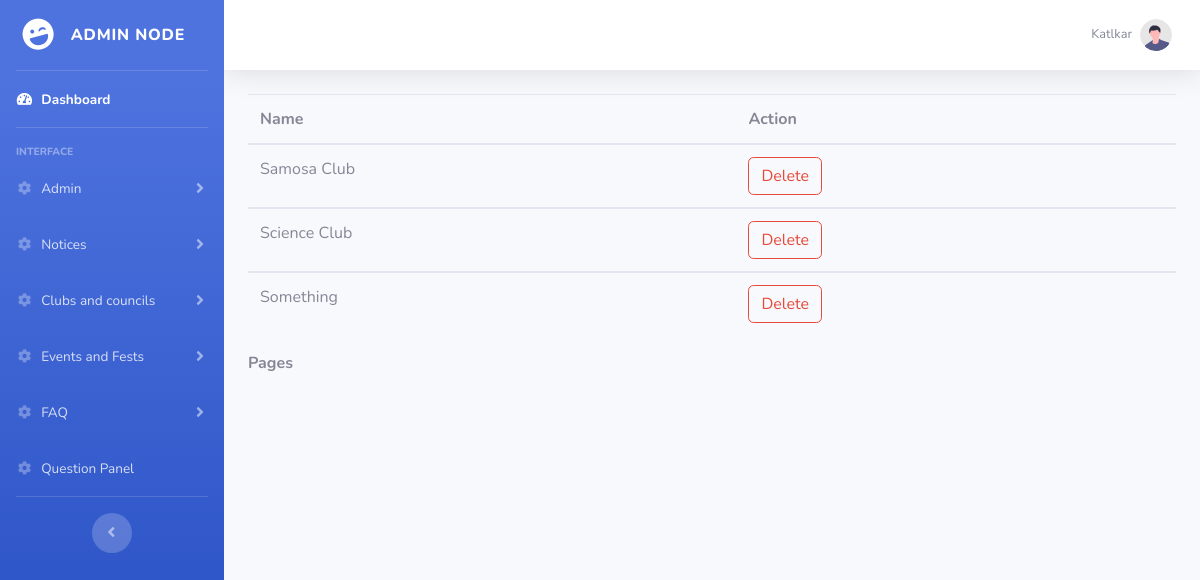
The app's page /view_clubs.php (signed in), older data.
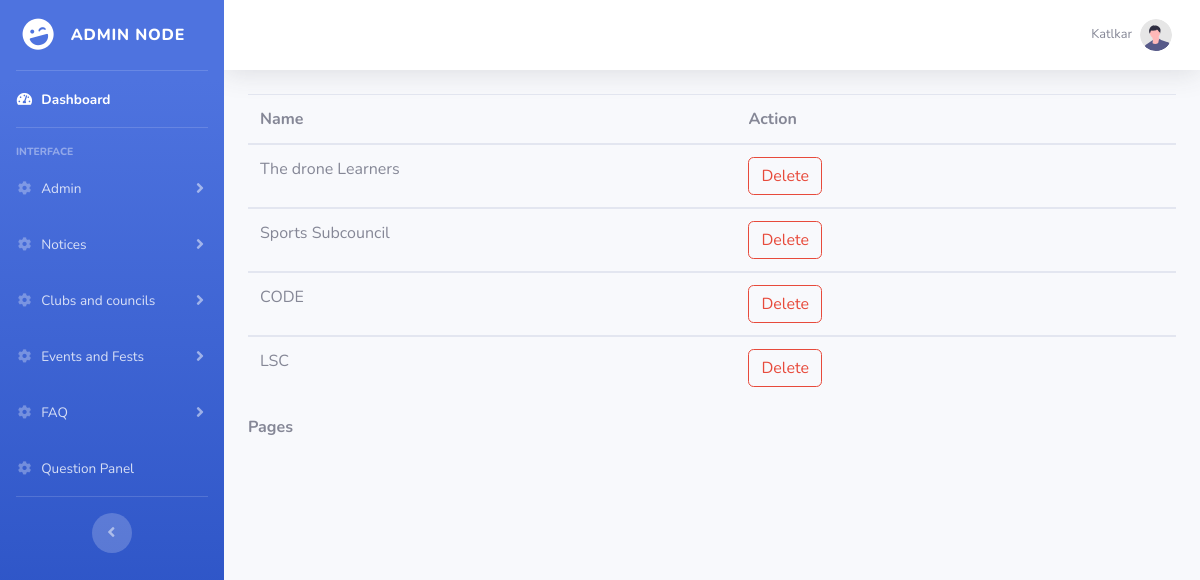
The same page, newer data.
### tables this page shows
CREATE TABLE `club` (
  `club_id` int(11) NOT NULL,
  `club_name` varchar(255) NOT NULL,
  `club_logo` mediumblob NOT NULL,
  `club_info` varchar(255) NOT NULL,
  `club_link` varchar(255) NOT NULL
);

### view_clubs.php (the view, shortened to what this page needs)
<!DOCTYPE html>
<html lang="en">
<head>
    <link href="vendor/fontawesome-free/css/all.min.css" rel="stylesheet" type="text/css">
    <link href="css/sb-admin-2.min.css" rel="stylesheet">
</head>
<body id="page-top">
    <div id="wrapper">
        <?php
            include 'include/sidebar.php'
        ?>
        <div id="content-wrapper" class="d-flex flex-column">
            <div id="content">
                <?php
                    include 'include/topbar.php'
                ?>
                <div class="container-fluid">
    <?php
include 'conn.php';
if (isset($_GET["page"])) { $page = $_GET["page"]; } else { $page=1; };
$start_from = ($page-1) * 20;
$sql = "select * from club ORDER BY club_id DESC LIMIT $start_from, 20";
$rs_result = mysqli_query ($con,$sql);
?>
       <table class="table">
<thead>
                 <tr>
<th width="20%">Name</th>
<th colspan=2 width="18%">Action</th>
                 </tr>
             </thead>
<?php
while ($row = mysqli_fetch_assoc($rs_result)) {
?>
<tbody>
                 <tr>
                     <td> <?php echo $row["club_name"]; ?> </td>
                    <td><a class="btn btn-outline-danger" href='clubdelete.php?key1=<?php echo $row["club_id"]; ?>'>Delete</a>
                    </td>
                 </tr>
</tbody>
<?php
};
?>
</table>
<strong>Pages  </strong>
                </div>
            </div>
        </div>
    </div>
</body>
</html>

### include/sidebar.php (shortened to what this page needs)
<ul class="navbar-nav bg-gradient-primary sidebar sidebar-dark accordion" id="accordionSidebar">
    <a class="sidebar-brand d-flex align-items-center justify-content-center" href="admin_index.php">
        <div class="sidebar-brand-icon rotate-n-15">
            <i class="fas fa-laugh-wink"></i>
        </div>
        <div class="sidebar-brand-text mx-3">Admin node</div>
    </a>
    <hr class="sidebar-divider my-0">
    <li class="nav-item active">
        <a class="nav-link" href="admin_index.php">
            <i class="fas fa-fw fa-tachometer-alt"></i>
            <span>Dashboard</span></a>
    </li>
    <hr class="sidebar-divider">
    <div class="sidebar-heading">
        Interface
    </div>
    <li class="nav-item">
        <a class="nav-link collapsed" href="#" data-toggle="collapse" data-target="#collapse2" aria-expanded="true" aria-controls="collapseTwo">
            <i class="fas fa-fw fa-cog"></i>
            <span>Admin</span>
        </a>
    </li>
    <li class="nav-item">
        <a class="nav-link collapsed" href="#" data-toggle="collapse" data-target="#collapse1" aria-expanded="true" aria-controls="collapseTwo">
            <i class="fas fa-fw fa-cog"></i>
            <span>Notices</span>
        </a>
    </li>
    <li class="nav-item">
        <a class="nav-link collapsed" href="#" data-toggle="collapse" data-target="#collapse3" aria-expanded="true" aria-controls="collapseTwo">
            <i class="fas fa-fw fa-cog"></i>
            <span>Clubs and councils</span>
        </a>
    </li>
    <li class="nav-item">
        <a class="nav-link collapsed" href="#" data-toggle="collapse" data-target="#collapse7" aria-expanded="true" aria-controls="collapseTwo">
            <i class="fas fa-fw fa-cog"></i>
            <span>Events and Fests</span>
        </a>
    </li>
    <li class="nav-item">
        <a class="nav-link collapsed" href="#" data-toggle="collapse" data-target="#collapse8" aria-expanded="true" aria-controls="collapseTwo">
            <i class="fas fa-fw fa-cog"></i>
            <span>FAQ</span>
        </a>
    </li>
    <li class="nav-item">
        <a class="nav-link collapsed" href="ques_ans.php" data-target="#collapse4" aria-expanded="true" aria-controls="collapseTwo">
            <i class="fas fa-fw fa-cog"></i>
            <span>Question Panel</span>
        </a>
    </li>
    <hr class="sidebar-divider d-none d-md-block">
    <div class="text-center d-none d-md-inline">
        <button class="rounded-circle border-0" id="sidebarToggle"></button>
    </div>
</ul>

### include/topbar.php (shortened to what this page needs)
<nav class="navbar navbar-expand navbar-light bg-white topbar mb-4 static-top shadow">
    <ul class="navbar-nav ml-auto">
        <li class="nav-item dropdown no-arrow">
            <a class="nav-link dropdown-toggle" href="#" id="userDropdown" role="button" data-toggle="dropdown" aria-haspopup="true" aria-expanded="false">
                <span class="mr-2 d-none d-lg-inline text-gray-600 small">
                    <?php echo $_SESSION['username']; ?></span>
                <img class="img-profile rounded-circle" src="img/undraw_profile.svg">
            </a>
        </li>
    </ul>
</nav>

Row changes from the older to the newer data that the page shows:
removed club: club_name "Samosa Club"
removed club: club_name "Science Club"
removed club: club_name "Something"
added club: club_name "The drone Learners"
added club: club_name "Sports Subcouncil"
added club: club_name "CODE"
added club: club_name "LSC"
